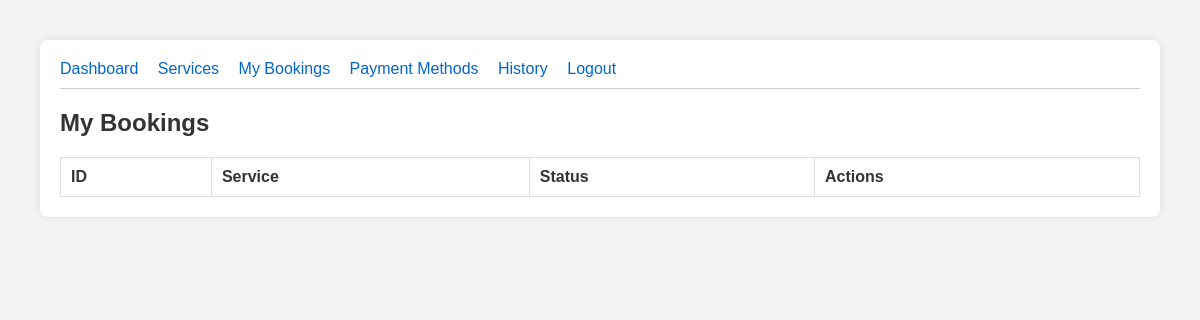
The page /client/bookings (signed in) on the database as committed earlier.
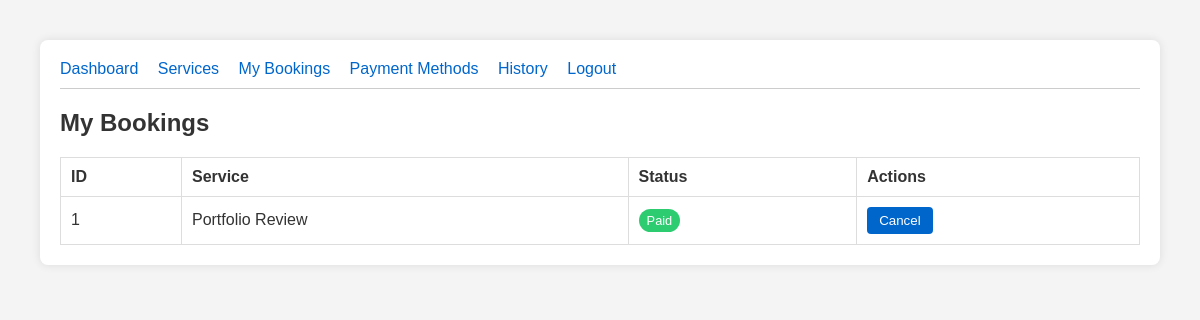
The same page on the database as committed later.
### models.py (models this page shows)
class Booking(db.Model):
    id = db.Column(db.Integer, primary_key=True)
    client_id = db.Column(db.Integer, db.ForeignKey('user.id'), nullable=False)
    consultant_id = db.Column(db.Integer, db.ForeignKey('user.id'), nullable=False)
    service_id = db.Column(db.Integer, db.ForeignKey('service.id'), nullable=False)
    availability_id = db.Column(db.Integer, db.ForeignKey('availability.id'), nullable=False)
    status = db.Column(db.String(50), nullable=False, default='Requested')
    created_at = db.Column(db.DateTime, default=datetime.utcnow)
    notes = db.Column(db.Text)
    client = db.relationship('User', foreign_keys=[client_id])
    consultant = db.relationship('User', foreign_keys=[consultant_id])
    service = db.relationship('Service')
    availability = db.relationship('Availability')

class Service(db.Model):
    id = db.Column(db.Integer, primary_key=True)
    name = db.Column(db.String(100), nullable=False)
    description = db.Column(db.Text)
    duration_minutes = db.Column(db.Integer, nullable=False)
    base_price = db.Column(db.Float, nullable=False)
    consultant_id = db.Column(db.Integer, db.ForeignKey('user.id'), nullable=False)

### routes/client.py (the view)
    def wrap(*args, **kwargs):
        if 'user_id' not in session or session.get('role') != 'client':
            return redirect(url_for('auth.login'))
        return f(*args, **kwargs)

### routes/client.py (called while the page is built)
def client_required(f):
    def wrap(*args, **kwargs):
        if 'user_id' not in session or session.get('role') != 'client':
            return redirect(url_for('auth.login'))
        return f(*args, **kwargs)
    wrap.__name__ = f.__name__
    return wrap

@client_bp.route('/bookings')
@client_required
def bookings():
    user_bookings = Booking.query.filter_by(client_id=session['user_id']).all()
    return render_template('client/bookings.html', bookings=user_bookings)

### templates/client/bookings.html (shortened to what this page needs)
{% extends 'base.html' %}
{% block content %}
<h2>My Bookings</h2>
<table>
    <tr><th>ID</th><th>Service</th><th>Status</th><th>Actions</th></tr>
    {% for b in bookings %}
    <tr>
        <td>{{ b.id }}</td>
        <td>{{ b.service.name }}</td>
        <td><span class="badge {{ b.status }}">{{ b.status }}</span></td>
        <td>
            <form method="POST" action="/client/cancel/{{ b.id }}" style="display:inline;">
                <button type="submit">Cancel</button>
            </form>
        </td>
    </tr>
    {% endfor %}
</table>
{% endblock %}

Rows that differ between the two databases and show on the page:
added Booking: id "1", service.name "Portfolio Review", status "Paid"
